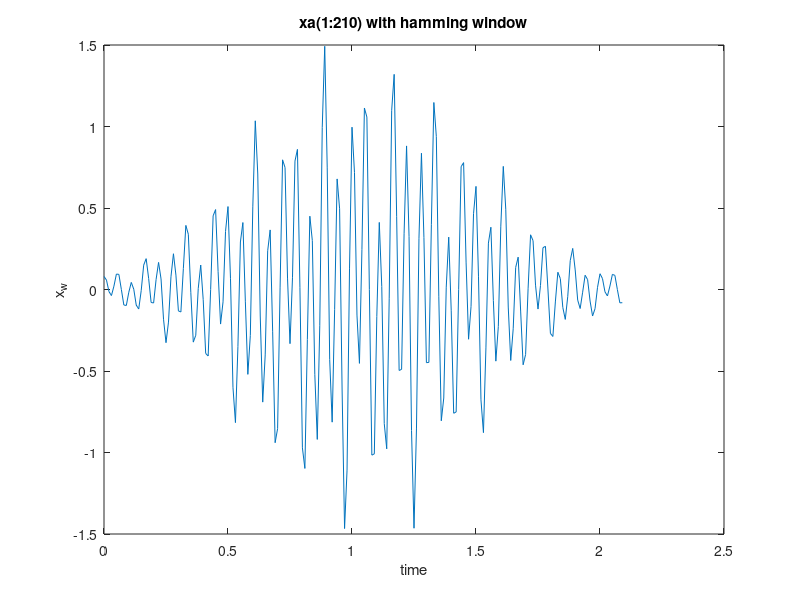
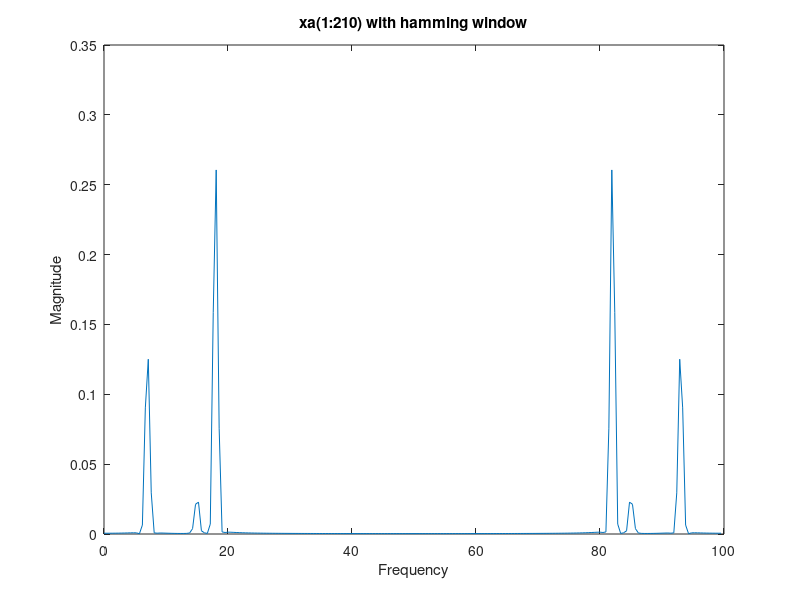

Source code (MATLAB) for these figures, in order:
t=0:0.01:10;
xa=0.1*sin(30*pi*t)+ cos(36*pi*t)+0.5*sin(14*pi*t);
Fs=100;

% task a)
xa2=xa(1:210).*(hamming(210))';
figure('Name','2 a)');
plot([0:length(xa2)-1]/100,xa2);

xlabel('time');
ylabel('x_w');
title(['xa(1:210) with hamming window']);
saveas(gcf,'output/task2a.png')

f=fft(xa2);
figure('Name','2 b)')
N=length(f);
decib= abs(f)/N;
plot([0:N-1]*(Fs/N),decib);

xlabel('Frequency');
ylabel('Magnitude');
title(['xa(1:210) with hamming window']);
saveas(gcf,'output/task2b.png')